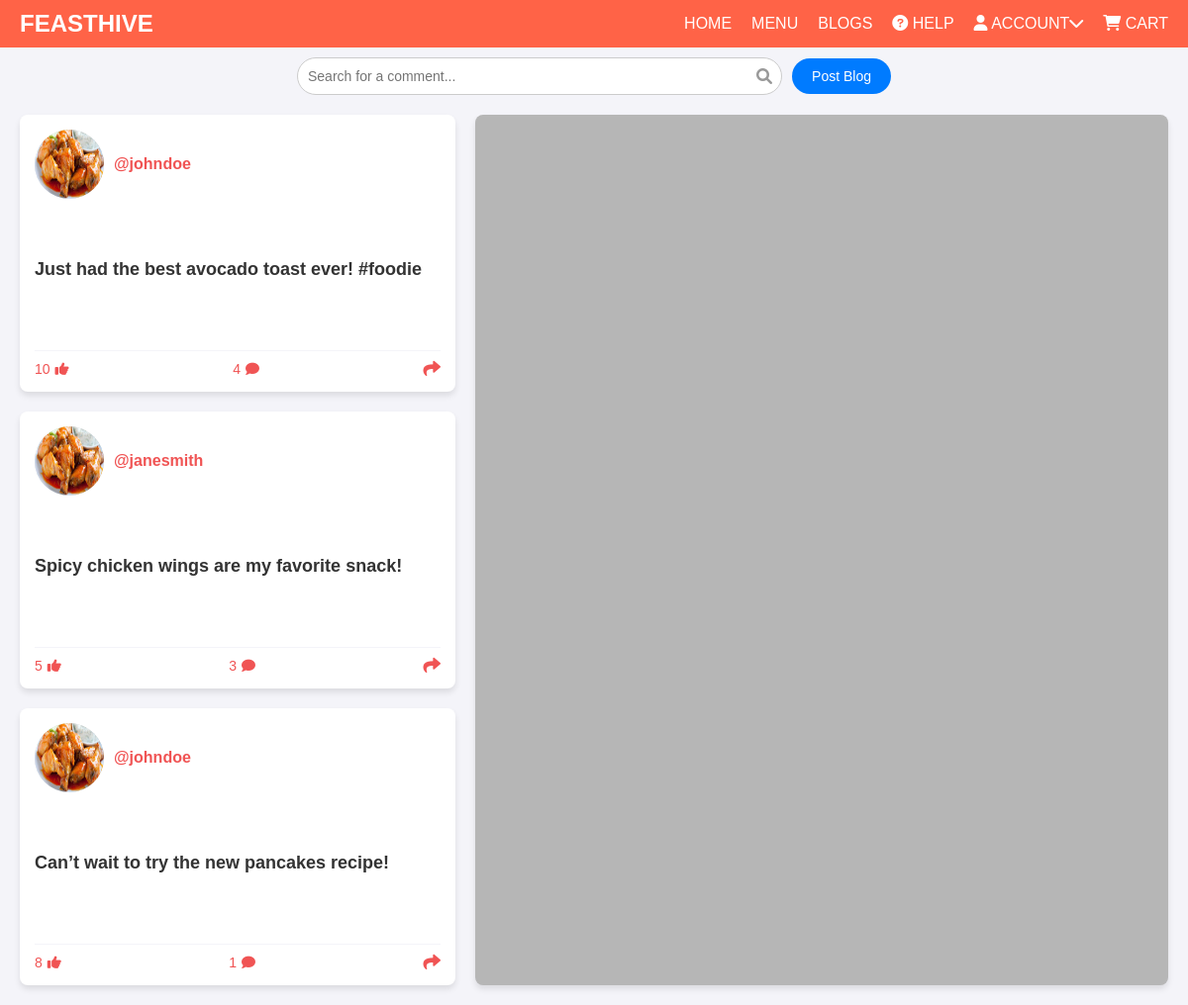
Screenshot of /src/View/Blog.php with the database file from the repository.
### tables this page shows
CREATE TABLE blogPosts (
    id INT AUTO_INCREMENT PRIMARY KEY,
    user_id INT NOT NULL,
    post TEXT NOT NULL,
    likes INT DEFAULT 0,
    postImage VARCHAR(255),
    FOREIGN KEY (user_id) REFERENCES user(id) ON DELETE CASCADE
);

CREATE TABLE user (
    id INT AUTO_INCREMENT PRIMARY KEY,
    firstName VARCHAR(50),
    lastName VARCHAR(50),
    username VARCHAR(50) NOT NULL UNIQUE,
    email VARCHAR(100) NOT NULL UNIQUE,
    password VARCHAR(255) NOT NULL,
    address TEXT,
    image VARCHAR(255)
);

### src/View/Blog.php (the view, shortened to what this page needs)
<!DOCTYPE html>
<html lang="en">
<head>
    <link rel="stylesheet" href="https://cdnjs.cloudflare.com/ajax/libs/font-awesome/6.0.0-beta3/css/all.min.css">
    <link rel="stylesheet" href="../../public/assets/css/blog.css">
</head>
<?php
include '../components/header.php';
include '../../config/db_connection.php';
$query = "
        SELECT
            blogPosts.id AS post_id,
            blogPosts.post,
            blogPosts.likes,
            user.username,
            user.image,
            blogPosts.postImage,
            COUNT(comments.id) AS comment_count
        FROM
            blogPosts
        JOIN
            user
        ON
            blogPosts.user_id = user.id
        LEFT JOIN
            comments
        ON
            blogPosts.id = comments.post_id
        GROUP BY
            blogPosts.id, user.id";
$result = $conn->query($query);
?>
<div class="search_container">
    <div class="search">
        <input id="comment-text" class="search-input" placeholder="Search for a comment..." />
        <i class="fas fa-search search-icon"></i>
    </div>
    <button class="post-blog-button" onclick="openModal('')">Post Blog</button>
</div>
<div class="container">
    <div class="blog-posts">
        <?php
        if ($result->num_rows > 0) {
            while ($row = $result->fetch_assoc()) {
                $imageUrl = "http://localhost/Food_Ordering_System/" . $row['image'];
                $userImage = !empty($row['image']) ? $imageUrl : '../../public/images/logo.png';
                $postImage = !empty($row['postImage']) ? "http://localhost/Food_Ordering_System/" . $row['postImage'] : '../../public/images/default_post_image.jpg';
                echo "<div class='blog-post' onclick='displayPostInSidebar(\"" . htmlspecialchars($row['post']) . "\", \"" . htmlspecialchars($postImage) . "\", " . $row['post_id'] . ")'>";
                echo "    <div class='user-info'>";
                echo "        <img src='" . htmlspecialchars($userImage) . "' alt=' '>";
                echo "        <span>@" . htmlspecialchars($row['username']) . "</span>";
                echo "    </div>";
                echo "    <div class='blog-content'>";
                echo "        <h3>" . htmlspecialchars($row['post']) . "</h3>";
                echo "    </div>";
                echo "    <div class='interactions'>";
                echo "        <span>" . htmlspecialchars($row['likes']) . " <i class='fa fa-thumbs-up'></i></span>";
                echo "        <span>" . htmlspecialchars($row['comment_count']) . " <i class='fa fa-comment'></i></span>";
                echo "        <span><i class='fa fa-share fa-lg'></i></span>";
                echo "    </div>";
                echo "</div>";
            }
        } else {
            echo "<p>No blog posts available.</p>";
        }
        ?>
    </div>
    <div class="sidebar">
    </div>
</div>
</body>
</html>

### src/components/header.php (shortened to what this page needs)
<link rel="stylesheet" href="https://cdnjs.cloudflare.com/ajax/libs/font-awesome/6.0.0-beta3/css/all.min.css">
<link rel="stylesheet" href="../../public/assets/css/main.css">
<header>
    <div>
        <h1 class="logo">FEASTHIVE</h1>
    </div>
    <nav>
        <ul>
            <li><a href="/Food_Ordering_System/">HOME</a></li>
            <li><a href="/Food_Ordering_System/src/View/menu.php">MENU</a></li>
            <li><a href="/Food_Ordering_System/src/View/Blog.php">BLOGS</a></li>
            <li><a href="/Food_Ordering_System/src/View/help.php"><i class="fas fa-question-circle"></i> HELP</a></li>
            <li class="dropdown">
                <a href="#"><i class="fas fa-user"></i> ACCOUNT<i class="fas fa-chevron-down"></i></a>
            </li>
            <li><a href="/Food_Ordering_System/src/View/cart.php"><i class="fas fa-shopping-cart"></i> CART</a></li>
        </ul>
    </nav>
</header>

### public/assets/css/blog.css (style rules this page uses)
.container { display: flex; max-width: 100%; margin: 10px; padding: 10px; }
.blog-posts { flex: 1; display: grid; grid-template-columns: repeat(1, minmax(350px, 1fr)); gap: 20px; }
.blog-post { background: #fff; border-radius: 8px; box-shadow: 0 4px 6px rgba(0, 0, 0, 0.1); padding: 15px; display: flex; flex-direction: column; justify-content: space-between; }
.user-info { display: flex; align-items: center; margin-bottom: 10px; }
.user-info img { width: 70px; height: 70px; border-radius: 50%; margin-right: 10px; background-color: #ccc; }
.user-info span { font-weight: bold; color: #f05454; }
.blog-content { margin-bottom: 10px; }
.blog-content h3 { font-size: 18px; margin: 0 0 10px; }
.interactions { display: flex; justify-content: space-between; border-top: 1px solid #f4f4f9; padding-top: 10px; }
.interactions span { display: flex; align-items: center; gap: 5px; font-size: 14px; color: #f05454; }
.sidebar { width: 700px; margin-left: 20px; background-color: rgb(182, 182, 182); border-radius: 8px; box-shadow: 0 4px 6px rgba(0, 0, 0, 0.1); padding: 15px; text-align: center; height: 880px; overflow-y: auto; }
.search_container { display: flex; align-items: center; justify-content: space-between; gap: 10px; width: 100%; max-width: 600px; margin: 10px auto; }
.search { position: relative; flex: 1; }
.search-input { width: 100%; padding: 10px 40px 10px 10px; border: 1px solid #ccc; border-radius: 20px; outline: none; font-size: 14px; }
.search-icon { position: absolute; top: 50%; right: 10px; transform: translateY(-50%); color: #999; cursor: pointer; }
.post-blog-button { padding: 10px 20px; border: none; border-radius: 20px; background-color: #007bff; color: #fff; font-size: 14px; cursor: pointer; transition: background-color 0.3s ease; }

### public/assets/css/main.css (style rules this page uses)
* { margin: 0; padding: 0; box-sizing: border-box; }
header { display: flex; justify-content: space-between; align-items: center; background-color: #ff6347; padding: 10px 20px; }
.logo { color: #fff; font-size: 24px; margin: 0; }
nav ul { list-style-type: none; margin: 0; padding: 0; display: flex; }
nav ul li { margin-left: 20px; }
nav ul li a { text-decoration: none; color: #fff; font-size: 16px; }
.dropdown { position: relative; display: inline-block; }
h1 { text-align: center; color: #333; }

### src/components/header.php (style rules this page uses)
* { margin: 0; padding: 0; box-sizing: border-box; }
header { display: flex; justify-content: space-between; align-items: center; background-color: #ff6347; padding: 10px 20px; }
.logo { color: #fff; font-size: 24px; margin: 0; }
nav ul { list-style-type: none; margin: 0; padding: 0; display: flex; }
nav ul li { margin-left: 20px; }
nav ul li a { text-decoration: none; color: #fff; font-size: 16px; }

### rows the page displays
blogposts: user.image (picture), user.username "johndoe", post "Just had the best avocado toast ever! #foodie", likes "10", comment_count "4"
blogposts: user.image (picture), user.username "janesmith", post "Spicy chicken wings are my favorite snack!", likes "5", comment_count "3"
blogposts: user.image (picture), user.username "johndoe", post "Can’t wait to try the new pancakes recipe!", likes "8", comment_count "1"
